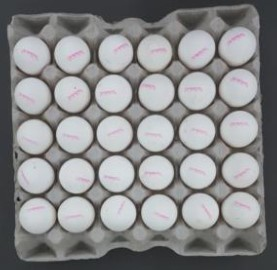
%> input picture sample_img.jpg, 277 x 270 px
$ octave main_CODI_M.m   (GNU Octave 9; MATLAB toolbox functions it lacks are replaced by stand-ins)
%> lines starting %> are read from the running program, lines starting %| are printed output that depends on the picture; in (x1, y1, x2, y2) boxes, pixels count from 0 and x2, y2 are one past the last pixel; in counts of white or black regions, pixels touching at a corner belong together; the program's own positions count from 1
### normalize.m
function u = normalize (x)
% This is a helper method to normalize a the values in x to [0,255]
% normalize(x)
%     -inputs:
%      x            : Input matrix of size m, n
%     -output :
%      u            : Output matrix of size m, n, values in [0,255]
minx = min(min(x));
x = x - minx;
maxx = max(max(x));
u = (x./maxx)*255;
end

### add_frame.m
function framed_phi = add_frame(phi,k, value)

% Helper method to add a frame of with k into a gray-scale image
% Input:
% ------- phi       :   a gray-scale image of size M * N
% ------- k         :   the width of the frame
% ------- value     :   the value of the boundary
%
% Output:
% ------- framed_phi:   a grapy-scale image of size (M+k) * (N+k)


framed_phi                      = value.*ones(size(phi)+[k*2,k*2]);
framed_phi(k+1:end-k,k+1:end-k) = phi;

end

### Treshhold2BW_up.m
function u = Treshhold2BW_up (x,tresh)
[n,m]=size(x);
for i=1:n
    for j=1:m
        if x(i,j)<tresh
            u(i,j)=0;
        else
            u(i,j)=255;
        end
    end
end
end

### AlgIEdge.m
function [diffusedIm,objval,Itercount,CPUcount] = AlgIEdge(SeedIm,EdgeIm,X_D,mu,theta,eta, perc)
% This algorithm is the Edge-weighted harmonic variational optimization model
% proposed in the paper
% AlgIEdge(SeedIm,EdgeIm,X_D,mu,theta, eta, perc)
%     -inputs:
%      SeedIm       : Seed Image
%      EdgeIm       : Mask Image of the image that $g$ applied onto
%      mu           : multiplier on the constraint V−U=0.
%      lambda       : λ, the Lagrange multiplier associated with the linear constraint V−U=0.
%      eta          : η, fidelity parameter

%     -output :
%      diffusedIm  : Diffused image
%      objval       : Energy Function
%      Itercount    : Iteration Number
%      CPUcount     : CPU time

objval = [];
Itercount =[];
CPUcount = [];
X_D = X_D.*EdgeIm;
u0 = SeedIm;
u=u0;
v =u0;
lambda = u0*0;
G0 = max(max(EdgeIm));
C = EdgeIm-G0;
[n,m]=size(u0);

A = zeros(n, m);
for i = 1:n
    for j = 1:m
        A(i,j)= theta+mu- 4*G0 *(cos(2*pi*(i-1)/n)+ cos(2*pi*(j-1)/m)-2);
    end
end

tic

obj= sum(sum( EdgeIm.*(dxf(u).^2+dyf(u).^2)+0.5*eta*X_D.*(u-SeedIm)));
objval = [objval,obj];
Itercount =[Itercount,0];
CPUcount = [CPUcount,toc];
t = 1;
err = 100;
while err>perc

    ux = dxf(u);
    uy = dyf(u);
    g = theta*u + 2* dxb(C.* ux)+2*dyb(C.* uy)+ mu *v +lambda;
    u = real(ifftn(fftn (g)./ A));
    v =(eta*X_D.*u0+mu*u-lambda)./(eta*X_D+mu);
    lambda = lambda + mu*(v-u);

    obj= sum(sum( EdgeIm.*(dxf(u).^2+dyf(u).^2)+0.5*eta*X_D.*(u-SeedIm)));
    objval = [objval,obj];
    Itercount =[Itercount,t];
    CPUcount = [CPUcount,toc];
    err = (objval(end-1)-objval(end))/objval(end-1);
    t = t+1;
end

diffusedIm=u;

end

function v=dyb(u)
v = u(:,:) - u(:,[end 1:end-1]);
end


function v=dxb(u)
v = u(:,:) - u([end 1:end-1],:);
end


function v=dxf(u)
v = u([2:end 1],:) - u(:,:);
end


function v=dyf(u)
v = u(:,[2:end 1]) - u(:,:);
end

### main_CODI_M.m
%%%% Counting Objects by Diffused Index:geometry-free and training-free approach %%%%
%%% This script is about counting the number of objects in a given image by
%%% using CODI-M

%% PSEUDO-CODE
%{

INPUTS
------
DownSampleRate      : The percentage of pixels kept from an original image
fig_name            : Directary of a fig
half_seed_len       : half of the length of a squared seed
dist_seed_center    : distance between the center of consecutive seeds
eps                 : PARA eps in DBSCAN
MP                  : PARA m in DBSCAN
mu       = 0.00005  : PARA mu in diffusion algorithm
theta    = 1;       : PARA theta in diffusion algorithm
eta      = 0.0001;  : PARA eta in diffusion algorithm
R_n      = 0.01;    : Stoppting criteria of diffusion algorithm
seedsdim = 4        : Total dimension of seeds
treshvalue          : Threshold in preprocessing step to get mask image


OUTPUTS
-------
NumOfClusters       : Total Number of clusters found


FUNCTIONS:
-------
normalize(x)
    -A helper method to return the normalized data of input in [0,255]
    -inputs:
     x            : Input matrix of size m, n
    -output :
     u            : Output matrix of size m, n, values in [0,255]

add_frame(phi,k, value)
    -A helper method to add a frame of some value and width k into a matrix
    -inputs:
     phi          : a gray-scale image of size M * N
     k            : the width of the frame
     value        : the value of the boundary

    -output:
     framed_phi   : a grapy-scale image of size (M+k) * (N+k)

Treshold2BW_up (x,t)
    -A helper method to return a binary matrix of value 0 and 255 of the
     input matrix
    -inputs:
     x            : a matrix of size M * N
     t            : threshold
    -output:
     u            : a matrix of size M * N, with value 0 where x(i,j) < t
                                            with value 255 o.w.

PlotClusterinResult(D, IDX, dir1, dir2)
    -A helper method to plot the clustering results from 4 dimensional data
     into a subspace contructed by dir1 and dir2 dimension
    -inputs:
     D            : a matrix of size m*n, m data points in n dimensions
     IDX          : a list of cluster index of each point in D
     dir1, dir2   : the index of the subspace, default values are 1 and 2

    -output:
     Figure       : projection of clustering results from high dimension to
                    low dimension

AlgIEdge(SeedIm,EdgeIm,X_D,mu,theta, eta, perc)
    -A helper function about the Edge-weighted harmonic variational optimization model
     proposed in the paper to produce a diffused image in a single
     dimension

    -inputs:
     SeedIm       : Seed Image
     EdgeIm       : Mask Image of the image that $g$ applied onto
     mu           : multiplier on the constraint V−U=0.
     lambda       : λ, the Lagrange multiplier associated with the linear constraint V−U=0.
     eta          : η, fidelity parameter

    -output :
     DiffiusedIm  : Diffused image
     objval       : Energy Function
     Itercount    : Iteration Number
     CPUcount     : CPU time

DBSCAN(D,eps,MP)
    -A helper method to cluster data points in a high dimension cloud by
    using a density-based clustering algorithm DBSCAN
    -inputs:
     D            : a matrix of size m*n, m data points in n dimensions
     eps          : epsilon, PARAMETER in DBSCAN
     MP           : MinPoints, PARAMETER in DBSCAN

    -output:
     IDX          : A list of m*1 data, ith element represent the index of
                    the cluster ith row in D

CODI_M_visualization.m
    Visualize the segmentation results of CODI-S on original image
    pixels that is clustered into a single objects are assigned to a unidex
    color. The noise pixels identified in DBSCAN has the same color as the
    background

%}

clc
clear
close all

%% INITIALIZE
DownSampleRate     = 0.5;     % The percentage of pixels kept from an original image
fig_name           = 'sample_img.jpg';
half_seed_len      = 1;       % half of the length of a squared seed
dist_seed_center   = 6;       % distance between the center of consecutive seeds
eps                = 2;       % PARA eps in DBSCAN
MP                 = 6;       % PARA m in DBSCAN
mu                 = 0.00005; % PARA mu in diffusion algorithm
theta              = 1;       % PARA theta in diffusion algorithm
eta                = 0.0001;  % PARA eta in diffusion algorithm
R_n                = 0.01;    % Stoppting criteria of diffusion algorithm
seedsdim           = 4;       % Total dimension of seeds
plot_gt            = 1;       % Whether to plot ground truth
treshvalue         = 205;      % Threshold in preprocessing step to get mask image

% read an image
Image = imread(fig_name);
%> Image is the input picture: size 270x277x3 uint8; mean R, G, B 135.6, 135.9, 136.9

disp('Finished reading');

tic
disp('Start timing')
figure;imshow(Image);title('original image')

% Convert image from unit8 into double
Im = double(Image);

% Dowmsample the origninal image
% DownSampleRate : # pixels in the downsampled image / # pixels in the
%                  original image
Im    = imresize(Im,DownSampleRate);
%> Im: size 135x139x3 double

% transfer the image from color scale into gray scale
Im    = sqrt(sum(Im.^2,3));
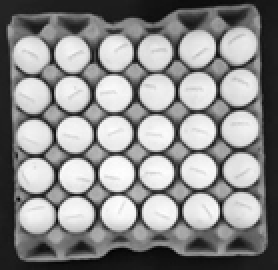
%> Im: size 135x139 double (shown 2 times larger); min 63.41, max 381.1, mean 235.9; drawn with min black and max white
phi   = Im;

% normalize phi to have value between 0 and 255
phi = normalize(phi);
%> in normalize, `minx = min(min(x));`: minx = 63.41
%> in normalize, `maxx = max(max(x));`: maxx = 317.7

% add a frame
phi   = add_frame(phi, 3, 0);
[n,m] = size(phi);
%> n = 141; m = 145


%% Preprocess the gray_scale image

% identify background by using threshvalue
phi = Treshhold2BW_up(phi,treshvalue); % phi = 255 if phi < threshvalue;
%> after the loop in Treshhold2BW_up, `for i=1:n`:
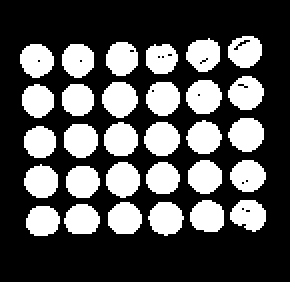
%> u: size 141x145 double (shown 2 times larger); 32.3% white; 30 white regions, largest, box (x1, y1, x2, y2) and area: (51, 41, 69, 59) 244, (93, 40, 111, 57) 239, (72, 61, 90, 78) 237
% figure;imshow(phi,'border','loose'); title('Thresholding the gray scale image')

% generate the descretized g function/ a mask image
EdgeMask = phi>0;
%%   generate seeds in nD

seed_image         = zeros(n,m,seedsdim);
seed_binary_domain = zeros(n,m);

seed_loc_i = half_seed_len+1:dist_seed_center:n; % x - seeds centers
%> seed_loc_i = 24 values from 2 to 140
seed_loc_j = half_seed_len+1:dist_seed_center:m; % y - seeds centers
%> seed_loc_j = 24 values from 2 to 140

% generate seeds in the 1st component
% increse j first then increase i
k = 1; % start with value 1 and every time increase k by 1
for i= seed_loc_i
    for j= seed_loc_j
        seed_image(i-half_seed_len:i,j-half_seed_len:j,1) = k;
        seed_binary_domain(i-half_seed_len:i,j-half_seed_len:j) = 1;
        k=k+1;
    end
end
%> seed_binary_domain: size 141x145 double; values 0 (black) and 1 (white), 11.3% white in thin lines or dots
%> after the loop, k = 577


% generate seeds in the 2nd component
% increse i first then decrease j
k = k - 1;
%> k = 576
for  j= flip(seed_loc_j)
    for i= seed_loc_i
        seed_image(i-half_seed_len:i,j-half_seed_len:j,2)=k;
        k=k-1;
    end
end
%> seed_image: size 141x145x4 double; mean R, G, B, A 32.5, 32.5, 0, 0
%> after the loop, k = 0

% generate permutated seeds in 3rd, 4th components

% generate random permutated uniformly distributed values of seeds
% between [1,255] and store them in random_seeds_val.
% each column is a permutation

random_seeds_val = [];
for p = 1:2
    rng(p);
    random_seeds_val (:,p) = randperm(length(seed_loc_i)*length(seed_loc_j));
end

l = 1;
for i= seed_loc_i
    for j= seed_loc_j
        seed_image(i-half_seed_len:i,j-half_seed_len:j,3) = random_seeds_val(l,1);
        seed_image(i-half_seed_len:i,j-half_seed_len:j,4) = random_seeds_val(l,2);
        l=l+1;
    end
end
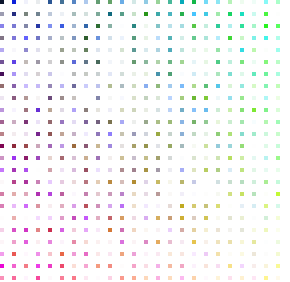
%> seed_image: size 141x145x4 double (shown 2 times larger); mean R, G, B, A 32.5, 32.5, 32.5, 32.5; transparent parts drawn white
%> after the loop, l = 577

% Ensure that the values of seeds are located in [1,255] % to distinct the
% seed values from the background value 0
seed_image = seed_image./max(seed_image,[],'all').*255;
fprintf('Finished generating seeds \n')
%%  Edge-weighted harmonic variational optimization model

% perform diffusion in each dimension
for p = 1: seedsdim
    [AlgIdiffIm(:,:,p),AlgIobj1,AlgIiter1,AlgICPU1] =  AlgIEdge(seed_image(:,:,p),EdgeMask,seed_binary_domain,mu,theta,eta,R_n);
    % normalize the diffused image and only preserve the pixels within
    % the mask image
    AlgIdiffIm(:,:,p) = normalize(AlgIdiffIm(:,:,p)).*EdgeMask;
end
%> this loop made 4 passes
%> (minx in normalize, maxx in normalize) on passes 1 to 4: (-61.6, 316.6), (-75.21, 332.4), (-79.81, 335.3), (-83.35, 342.5)
%> pass 1, in AlgIEdge, `X_D = X_D.*EdgeIm;`:
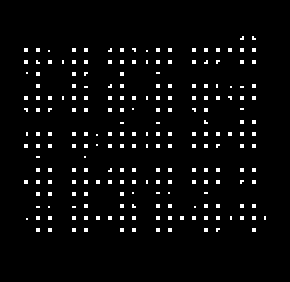
%> X_D: size 141x145 double (shown 2 times larger); values 0 (black) and 1 (white), 3.6% white in thin lines or dots, all inside (x1, y1, x2, y2) = (12, 18, 133, 116)
%> pass 1, in normalize (call 2), `x = x - minx;`:
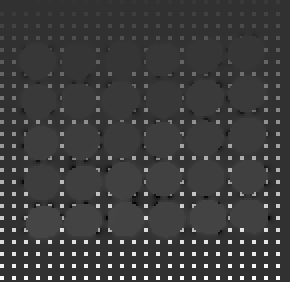
%> x: size 141x145 double (shown 2 times larger); min 0, max 316.6, mean 76; drawn with min black and max white
%> after the loop:
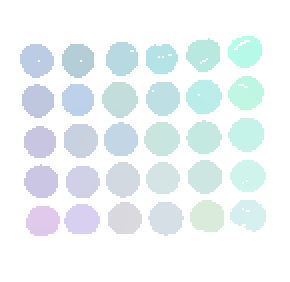
%> AlgIdiffIm: size 141x145x4 double (shown 2 times larger); mean R, G, B, A 19.7, 22.2, 22.8, 23.5; transparent parts drawn white

fprintf('Finished diffusing seeds \n')
%% Apply DBSCAN to diffused image
% Vectorize the diffused pixels in all objects.
D = [];
for p = 1:seedsdim
    DD =  AlgIdiffIm(:,:,p);
    D(:,p) = DD(DD >0);
    % Each row in D is associated with a pixel in the mask in multiple
    % dimension
    % Each column of D is associated with all pixels in the mask in one
    % dimension
end
%> this loop made 4 passes
%> pass 3, `DD =  AlgIdiffIm(:,:,p);`:
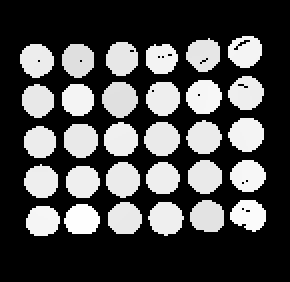
%> DD: size 141x145 double (shown 2 times larger); min 0, max 75.78, mean 22.8; drawn with min black and max white

% Apply a high dimensional density based clustering algorithm to D with
% predeterminated paramters eps(\epsilon) and MP(MinPoints)

%> (the run ends here)
